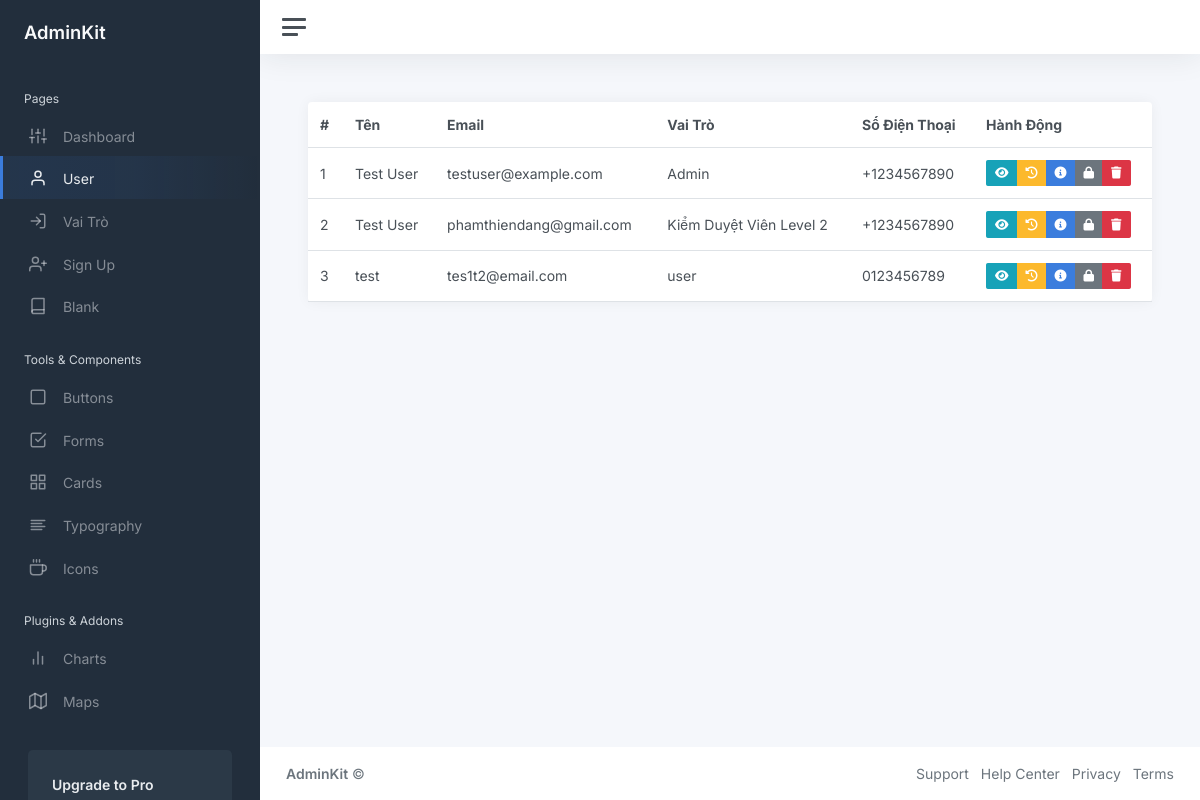
The app's page /admin/users (signed in) with its own data.
### models.py (models this page shows, shortened)
class Users(db.Model):
    __tablename__ = 'users'
    id = db.Column(db.Integer, primary_key=True, autoincrement=True)
    email = db.Column(db.String(255), nullable=False, unique=True)
    password = db.Column(db.String(255), nullable=False)
    name = db.Column(db.String(255), nullable=False)
    phone = db.Column(db.String(20), nullable=True)
    role = db.Column(db.String(50), nullable=False, default='user')  # Default role is 'user'
    licenses = db.relationship('License', backref='user', lazy=True)  # Quan hệ 1-n với License

### routes/admin.py (the view)
@admin_bp.route('/users', methods=['GET'])
def get_users():
    print(check_admin())
    if check_admin() == False:
        return redirect('/admin/login')
    users = Users.query.all()
    return render_template('admin/users.html', users=users)

### routes/admin.py (called while the page is built)
def check_admin():
    if session.get('logged_in') and session.get('role') == "Admin":
        return True
    return False

### templates/admin/users.html
{% extends "admin/layout.html" %}
{% block content %}
<link rel="stylesheet" href="https://cdnjs.cloudflare.com/ajax/libs/font-awesome/6.0.0/css/all.min.css">
<div class="row justify-content-center">
    <div class="col-12">
        <div class="card flex-fill">
            <table class="table table-hover my-0">
                <thead>
                    <tr>
                        <th>#</th>
                        <th>Tên</th>
                        <th class="d-none d-xl-table-cell">Email</th>
                        <th class="d-none d-xl-table-cell">Vai Trò</th>
                        <th class="d-none d-md-table-cell">Số Điện Thoại</th>
                        <th>Hành Động</th>
                    </tr>
                </thead>
                <tbody>
                    {% for user in users %}
                    <tr>
                        <td>{{ loop.index }}</td>
                        <td>{{ user.name }}</td>
                        <td class="d-none d-xl-table-cell">{{ user.email }}</td>
                        <td class="d-none d-xl-table-cell">{{ user.role }}</td>
                        <td class="d-none d-md-table-cell">{{ user.phone if user.phone else 'N/A' }}</td>
                        <td>
                            <div class="btn-group">
                                <a href="/admin/licenses/{{ user.id }}" class="btn btn-sm btn-info" title="Xem License">
                                    <i class="fas fa-eye"></i>
                                </a>
                                <a href="/transactions/{{ user.id }}" class="btn btn-sm btn-warning" title="Lịch Sử Giao Dịch">
                                    <i class="fas fa-history"></i>
                                </a>
                                <a href="/admin/{{ user.id }}/edit-user" class="btn btn-sm btn-primary" title="Chi Tiết">
                                    <i class="fas fa-info-circle"></i>
                                </a>
                                <a href="/users/{{ user.id }}/lock" class="btn btn-sm btn-secondary" title="Khóa">
                                    <i class="fas fa-lock"></i>
                                </a>
                                <a href="/users/{{ user.id }}/delete" class="btn btn-sm btn-danger" title="Xóa">
                                    <i class="fas fa-trash"></i>
                                </a>
                            </div>
                        </td>
                    </tr>
                    {% endfor %}
                </tbody>
            </table>
        </div>
    </div>
</div>
{% endblock %}

### records on screen
Users: name "Test User", email "testuser@example.com", role "Admin", phone "+1234567890"
Users: name "Test User", email "phamthiendang@gmail.com", role "Kiểm Duyệt Viên Level 2", phone "+1234567890"
Users: name "test", email "tes1t2@email.com", role "user", phone "0123456789"
